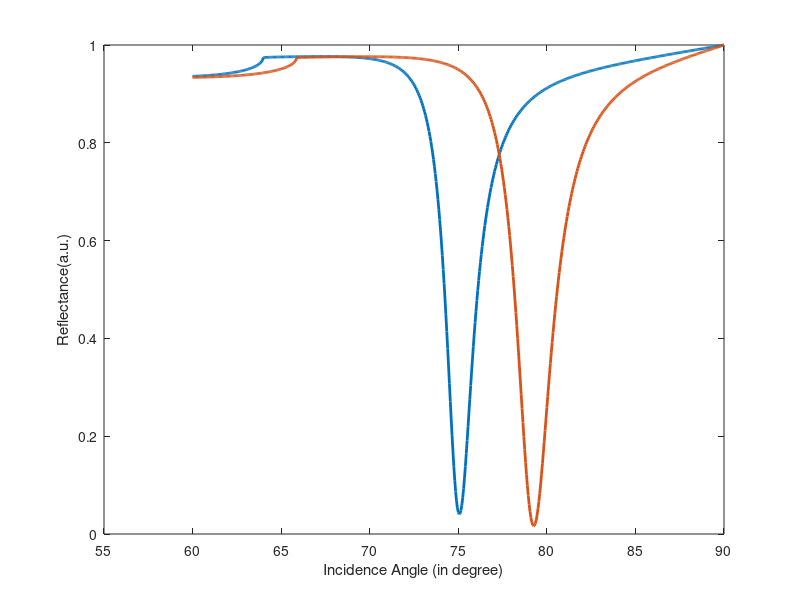

Recreate this plot in MATLAB. (Note: this script raises an error after producing the figure.)
clc;
clear all;
close all;

%Defining Const.
neg = -1;
imgnum = 1*i;
c = 3e08;

%Number of value as refractive index of sensing medium
%%%%%%%%%%%%%%%%%%%%%%%%%%%%%%%%%%%%%%%%%%%%%%%%%%%%%%
%n_s = [ 1.3739,  1.378,  1.3783];
n_s = [ 1.357, 1.378];
%n_s = [1.368, 1.392, 1.376, 1.390, 1.381, 1.395, 1.36, 1.38, 1.387, 1.401, 1.385, 1.399];%all in one
%n_s = [1.368, 1.392];%cervical cancer
%n_sm = [1.376, 1.390];%blood cancer
%n_sm = [1.381, 1.395];%adrenal gland cancer-----graph issue
%%%%%%%%%%%%%%%%%%%%%%%%%%%%%%%%%%%%%%%%%%%%%%%%%%%%%%
%s = length(n_sm);
s=2;
FWHM = zeros(1,s);
%Initial variables
start_angle = 60;
start_angle=deg2rad(start_angle);
end_angle = 90; 
end_angle=deg2rad(end_angle);
anglestep = .05; 
anglestep=deg2rad(anglestep);

% Wavelength
lambda = 633e-9;

k0 = (2 * pi) / (lambda);                  
w = k0 * c;

%NanoComposite layer
n_d = 2.2;
e_d = n_d^2;
n_ag = 0.05626+4.2776i; 
e_ag = n_ag^2;

V = 3*10^-2; %range: 1 to 5

e_NC = ((2*e_d*V*(e_ag-e_d)) + (e_d*(e_ag+2*e_d)))/((2*e_d)+e_ag+(V*(e_d-e_ag)));
n_NC = e_NC^(1/2);


%Refractive index of each layer
n_prism = 1.51; %BK7                                    %Structure 1:1/2
n_first = 0.056206 + 4.2776i; %Ag                         %Structure 2:1/2/3
n_second = 2.58; %GaP                                      %Structure 3:1/2/3/4
n_third = n_NC; %Ag-CeO2 nanocomposite                    %Structure 4:1/2/3/4/5
n_fourth = 2.67; %PbTiO3

n = [n_prism, n_first, n_second, n_third, n_fourth, 0];

%Number of layers including prism and sensing medium
L=length(n);
theta_dip = zeros(1,s);

ind = 0;
width = [];
sensitivity = [];
%q_factor = [];
%d_accuracy = [];
fwhm = [];
dip = [];
Rmin = [];
www = [];
Q =[];
D = [];
for o = 1:6
    if o==1
        n_sm = n_s(1:2);
        disp('cervical cancer:');
    end
    if o==2
        n_sm = n_s(3:4);
        disp('blood cancer:');
    end
    if o==3
        n_sm = n_s(5:6);
        disp('adrenal gland cancer:');
    end
    if o==4
        n_sm = n_s(7:8);
        disp('Skin Cancer:');
    end
    if o==5
        n_sm = n_s(9:10);
        disp('Breast cancer(MDA-7):');
    end
    if o==6
        n_sm = n_s(11:12);
        disp('Breast cancer(MDA-231):');
    end

    for d_first = 50:50
        for d_second = 3.4:.1:3.4
            for d_third  = .5:.1:.5                    
                for d_fourth = .1:.1:.1
                    ind = ind+1;
                    ww = [d_third, d_fourth];
                    www = [www; ww];
                    %disp(ind);
                    d = [d_first*1e-9, d_second*1e-9, d_third*1e-9, d_fourth*1e-9];
                    width = [width; d];
                    for i = 1:s
                        array_index = 0;
                        %n_sensinglayer = input ('Enter the refractive index of sensing medium: ');
                        n(L) = n_sm(i);

                        for theta = start_angle:anglestep:end_angle
                            array_index = array_index + 1;
                            b = zeros(1,L);
                            B = zeros(1,L-2);

                            % Calculation of the variables
                            for k = 1:L        
                                b(k) = sqrt(n(k)^2-(n(1)^2 *(sin(theta))^2)) / n(k)^2;
                                if (1<k) && (k<L)
                                    B(k-1) = d(k-1)* k0 * sqrt(n(k)^2-(n(1)^2 *(sin(theta))^2));
                                end
                            end

                            % Calculation of the Matrix values
                            for j = 1:L-2
                                A1 = cos(B(j));
                                A2 = (neg * sin(B(j)) * (imgnum)) / b(j+1);
                                A3 = ((neg * imgnum * sin(B(j))) * b(j+1));
                                A4 = cos(B(j));
                                if j == 1
                                    A = [A1, A2; A3, A4];
                                end
                                if j > 1
                                    A_m = [A1, A2; A3, A4];
                                    A = A*A_m;
                                end
                            end


                            % Calculate the reflection value
                            Rnum = ((A(1,1) + A(1,2) * b(L)) * b(1)) - (A(2,1) + A(2,2) * b(L));
                            Rdem = ((A(1,1) + A(1,2) * b(L)) * b(1)) + (A(2,1) + A(2,2) * b(L));
                            R = (Rnum/Rdem);
                            phase = R;
                            R = sqrt(real(R)^2 + imag(R)^2);
                            theta_x(array_index)=theta; 
                            R_y(array_index) = R^2;
                            E(array_index) = 1/R^2;
                            P(array_index) = angle(phase);
                        end
                        
                        figure(o)
                        plot(theta_x(1:1:array_index)*(180/pi),R_y(1:1:array_index), 'LineWidth', 2);
                        xlabel('Incidence Angle (in degree)');
                        ylabel('Reflectance(a.u.)');
                        hold on;

                        %%%%%%%%%%%%%%%%%%%%%%%%%%%%%%%%%%%%%%%%%%%%%%%%%%%%
                        R_min = min(R_y(1:1:array_index));
                        Rmn(i) = R_min; 
                        R_max = max(R_y(1:1:array_index));
                        %Calculation of the FWHM

                        R_halfmax = (R_max+R_min)/2;
                        index1 = find(R_y(1:1:array_index) <= R_halfmax, 1, 'first');
                        index2 = find(R_y(1:1:array_index) <= R_halfmax, 1, 'last');
                        fw = theta_x(index2) - theta_x(index1);
                        FWHM(i) = fw*(180/pi);

                        %finding theta at the dip
                        for m=1:1:array_index
                            if R_y(m)== R_min
                               theta_dip(i) = theta_x(m)*(180/pi);
                               %disp(theta_dip);
                            end
                        end
                    end
                    sens = zeros(1,s-1);
                    da = zeros(1,s-1);
                    qf = zeros(1,s-1);

                    for i = 1:s-1
                        % Sensitivity
                        sens(i) = (theta_dip(i+1)-theta_dip(1))/(n_sm(i+1)-n_sm(1));
                        % Detection Accuracy
                        da(i) = (theta_dip(i+1)-theta_dip(1))/FWHM(i+1);
                        % Quality Factor
                        qf(i) = sens(i)/FWHM(i+1);
                    end

                    fwhm = [fwhm; FWHM];
                    dip = [dip; theta_dip];
                    Rmin = [Rmin; Rmn];
                    sensitivity = [sensitivity, sens];
                    Q = [Q, qf];
                    D = [D, da];
                end
                %xlswrite(loc, transpose(max(sensitivity)), 'Sheet1', 'A1');
            end
        end 
    end
    loc = 'C:\Users\Tanjib Ahmed\Pictures\BG\layer\reflectance.csv';
    xlswrite(loc, transpose(R_y), 'Sheet1', 'A2');
    %disp(sensitivity);
    disp(sensitivity);
    %disp(Q);
    %disp('%%%%%%%%%%%%%%%%%%%%%%%%%%%%%%%%%%%%%%%%%%%%%%%%%%%%%%%%%%%%%');
    %disp(D);
    disp(Rmin);
    Rmin = [];
    sensitivity = [];
    Q =[];
    D = [];
end
